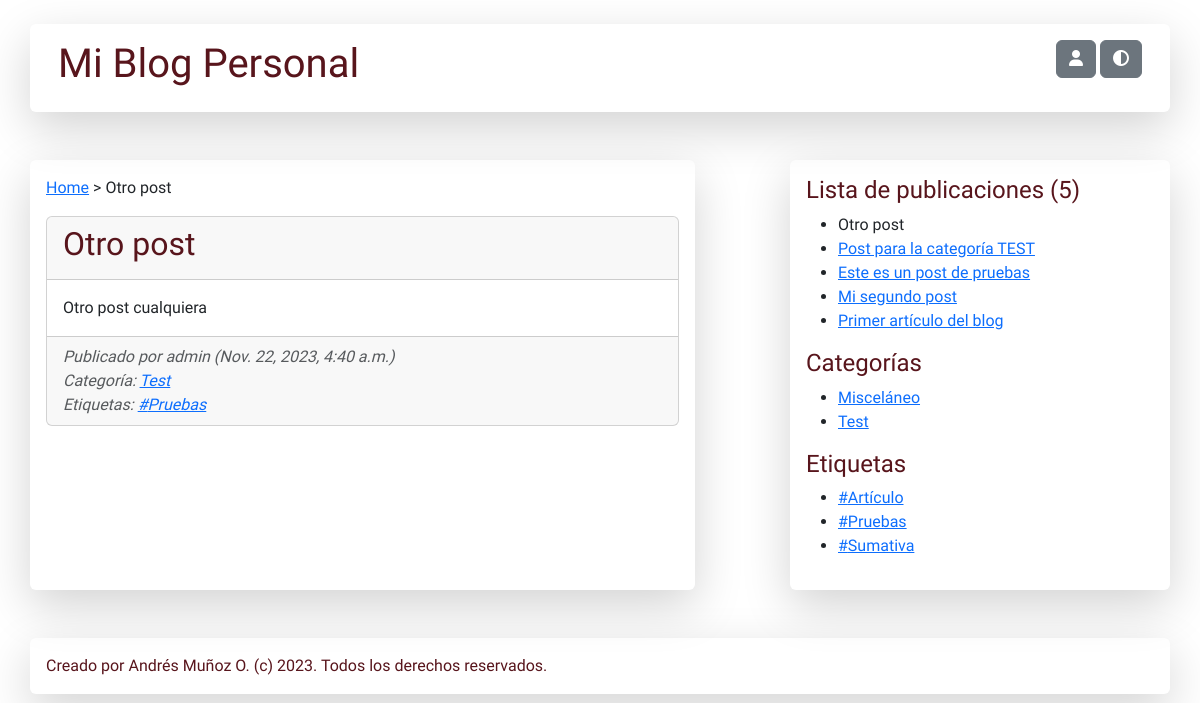
Screenshot of /blog/ with the database file from the repository.
### blog/models.py (models this page shows, shortened)
class Post (models.Model):
    titulo = models.CharField(max_length=200)
    texto = models.TextField()
    fecha = models.DateTimeField(default=timezone.now)
    autor = models.ForeignKey(User, on_delete=models.CASCADE)
    categoria = models.ForeignKey(Category, on_delete=models.CASCADE)
    etiquetas = models.ManyToManyField(Hashtag)

class Category(models.Model):
    nombre = models.CharField(max_length=200)

class Hashtag(models.Model):
    nombre = models.CharField(max_length=200)

### blog/views.py (the view)
# urls.py: path('', views.index),
def index(request, post_id = None, category_id = None, hashtag_id = None):
    categories = Category.objects.all().order_by("nombre")
    hashtags = Hashtag.objects.all().order_by("nombre")
    posts = None
    if category_id:
        posts = Post.objects.filter(categoria__id = category_id).order_by("-fecha")
    elif hashtag_id:
        posts = Post.objects.filter(etiquetas__id = hashtag_id).order_by("-fecha")
    else:
        posts = Post.objects.all().order_by("-fecha")
    actual_post = None
    post_autor = None
    post_category = None
    post_hashtags = None
    if post_id:
        actual_post = Post.objects.get(id = post_id)
    else:
        if len(posts) > 0:
            actual_post = posts[0]
            post_id = actual_post.id
    if actual_post:
        post_autor = actual_post.autor
        post_category = actual_post.categoria
        post_hashtags = Hashtag.objects.filter(post__id = post_id)
    context = {
        "post_quantity": len(posts),
        "post_list": posts,
        "category_list": categories,
        "hashtag_list": hashtags,
        "actual_post": {
            "post": actual_post,
            "author": post_autor,
            "category": post_category,
            "hashtags": post_hashtags
        },
        "filters": {
            "category_id": int(category_id or 0),
            "hashtag_id": int(hashtag_id or 0)
        }
    }
    return render(request, 'blog.html', context)

### blog/templates/blog.html
{% extends "template.html" %}
{% block actual_post %}
    <p>
        <a href="/blog">Home</a>
        {% if actual_post.post %}
            &gt; {{ actual_post.post.titulo }}
        {% endif %}
    </p>
    {% if actual_post.post %}
    <div class="card">
        <div class="card-header">
            <h2 class="text-danger-emphasis">{{ actual_post.post.titulo }}</h2>
        </div>
        <div class="card-body">
            <p class="card-text">{{ actual_post.post.texto }}</p>
        </div>
        <div class="card-footer text-body-secondary">
            <i>
                Publicado por {{ actual_post.author }} ({{ actual_post.post.fecha }})
                <br />
                Categoría: <a href="/blog/category/{{ actual_post.category.id }}">{{ actual_post.category.nombre }}</a>
                <br />
                Etiquetas:
                {% if actual_post.hashtags %}
                    {% for hashtag in actual_post.hashtags %}
                        <a href="/blog/hashtag/{{ hashtag.id }}">#{{ hashtag.nombre }}</a>
                    {% endfor %}
                {% else %}
                    Sin etiquetas
                {% endif %}
            </i>
        </div>
    </div>
    {% else %}
    <p>No hay nada que mostrar</p>
    {% endif %}
{% endblock %}
{% block post_list %}
    <h4 class="text-danger-emphasis">Lista de publicaciones ({{ post_quantity }})</h4>
    {% if post_list %}
        <ul>
        {% for post in post_list %}
            {% if post.id == actual_post.post.id %}
                <li>{{ post.titulo }}</li>
            {% else %}
                <li><a href="/blog/post/{{ post.id }}">{{ post.titulo }}</a></li>
            {% endif %}
        {% endfor %}
        </ul>
    {% else %}
        <p>No hay ninguna publicación para mostrar</p>
    {% endif %}
{% endblock %}
{% block category_list %}
    <h4 class="text-danger-emphasis">Categorías</h4>
    {% if category_list %}
        <ul>
        {% for category in category_list %}
            {% if category.id == filters.category_id %}
                <li>{{ category.nombre }}</li>
            {% else %}
                <li><a href="/blog/category/{{ category.id }}">{{ category.nombre }}</a></li>
            {% endif %}
        {% endfor %}
        </ul>
    {% else %}
        <p>No hay ninguna categoría para mostrar</p>
    {% endif %}
{% endblock %}
{% block hashtag_list %}
    <h4 class="text-danger-emphasis">Etiquetas</h4>
    {% if hashtag_list %}
        <ul>
        {% for hashtag in hashtag_list %}
            {% if hashtag.id == filters.hashtag_id %}
                <li>#{{ hashtag.nombre }}</li>
            {% else %}
                <li><a href="/blog/hashtag/{{ hashtag.id }}">#{{ hashtag.nombre }}</a></li>
            {% endif %}
        {% endfor %}
        </ul>
    {% else %}
        <p>No hay ninguna etiquetas para mostrar</p>
    {% endif %}
{% endblock %}

### blog/templates/template.html (shortened to what this page needs)
{% load static %}
<!DOCTYPE html>
<html lang="en" data-bs-theme="light">
<head>
    <link href="https://cdn.jsdelivr.net/npm/bootstrap@5.3.2/dist/css/bootstrap.min.css" rel="stylesheet">
    <link rel="stylesheet" href="https://cdnjs.cloudflare.com/ajax/libs/font-awesome/6.4.2/css/all.min.css" />
    <link rel="stylesheet" href="{% static 'css/blog.css' %}" />
</head>
<body>
    <br />
    <div class="container title">
        <div class="row shadow-lg p-3 mb-5 rounded">
            <div class="col-10">
                <h1 class="text-danger-emphasis">Mi Blog Personal</h1>
            </div>
            <div class="col-2 text-end">
                <a class="btn btn-secondary" href="/admin" role="button" data-toggle="tooltip" title="Administrar blog">
                    <i class="fa-solid fa-user"></i>
                </a>
                <a class="btn btn-secondary" href="#" role="button" onclick="updateTheme()" data-toggle="tooltip" title="Activar modo claro/oscuro">
                    <i class="fa-solid fa-circle-half-stroke"></i>
                </a>
            </div>
        </div>
    </div>
    <div class="container">
        <div class="row justify-content-between">
            <div class="col-7 shadow-lg p-3 mb-5 rounded">
                {% block actual_post %} {% endblock %}
            </div>
            <div class="col-4 shadow-lg p-3 mb-5 rounded">
                <div class="cotainter">
                    {% block post_list %}{% endblock %}
                </div>
                <div class="cotainter">
                    {% block category_list %}{% endblock %}
                </div>
                <div class="cotainter">
                    {% block hashtag_list %}{% endblock %}
                </div>
            </div>
        </div>
    </div>
    <div class="container shadow-lg p-3 mb-5 rounded text-danger-emphasis">
        Creado por Andrés Muñoz O. (c) 2023. Todos los derechos reservados.
    </div>
</body>
</html>

### blog/static/css/blog.css (style rules this page uses)
body { font-family: 'Playpen Sans', cursive; font-weight: 300; }
h1, h2, h3, h4 { font-weight: 500; }

### rows the page displays
Post: post.titulo "Otro post", post.texto "Otro post cualquiera", post.fecha "Nov. 22, 2023, 4:40 a.m.", titulo "Otro post"
Category: category.nombre "Test", nombre "Test"
Hashtag: nombre "Pruebas"
Post: titulo "Post para la categoría TEST"
Post: titulo "Este es un post de pruebas"
Post: titulo "Mi segundo post"
Post: titulo "Primer artículo del blog"
Category: nombre "Misceláneo"
Hashtag: nombre "Artículo"
Hashtag: nombre "Sumativa"

### other values shown
{{ actual_post.author }} "admin"
{{ post_quantity }} "5"
